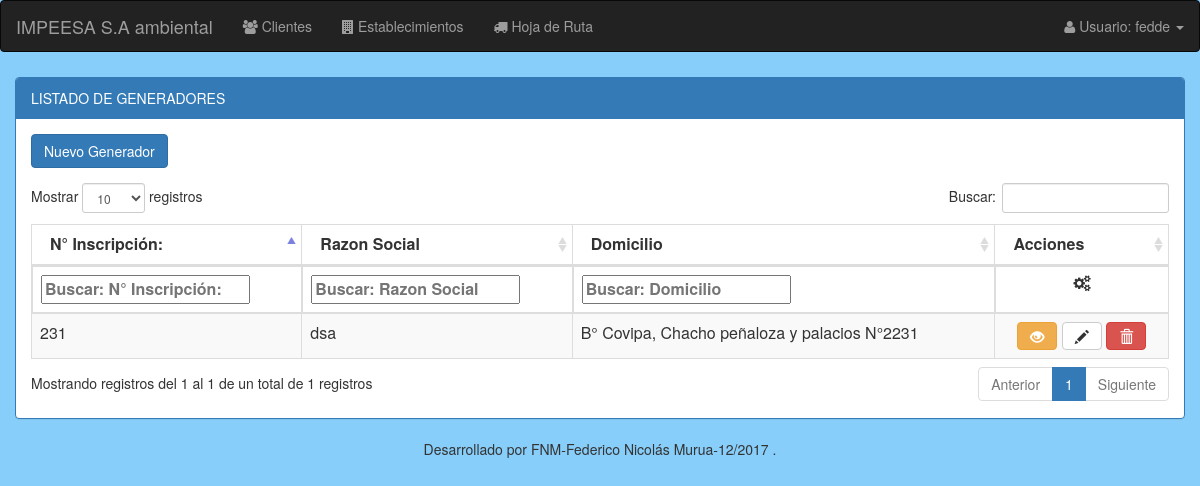
/generadores/listado_generadores/ (signed in), run on an earlier commit of the app's database.
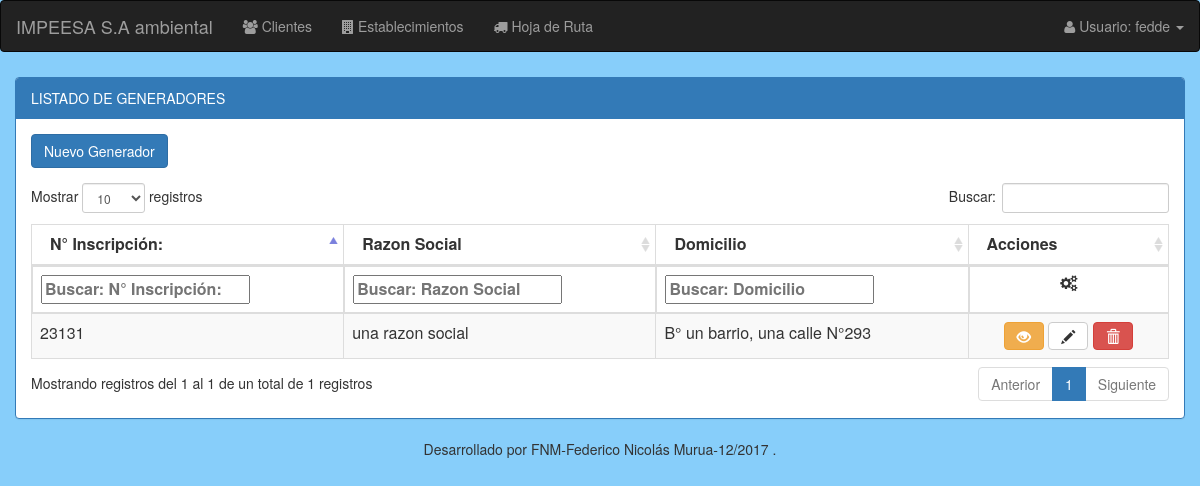
And on a later commit of the database.
### modulo_I/models.py (models this page shows, shortened)
class EstablecimientoGenerador(models.Model):
    nro_inscripcion = models.BigIntegerField(primary_key=True) # N° inscripcion registro de generadores provincia del chubut
    razon_social = models.CharField(max_length=50)
    telefono = models.CharField(max_length=50)
    email = models.EmailField(max_length=50, blank=True, null=True)
    director_responsable = models.ForeignKey('Cliente', related_name='director_responsable', on_delete=models.CASCADE)
    responsable_residuos = models.ForeignKey('Persona', related_name='responsable_residuos', on_delete=models.CASCADE)
    responsable_suplente = models.ForeignKey('Persona', related_name='responsable_suplente', on_delete=models.CASCADE)
    responsable_tecnico = models.ForeignKey('Persona', related_name='responsable_tecnico', on_delete=models.CASCADE)
    fecha_vinculo = models.DateField() #fecha deL Vinculo que se confeccionó el formulario
    fecha = models.DateField(default=now)
    observaciones_comentarios = models.TextField(max_length=200, default='', blank=True, null=True)
    caract_generales = models.ForeignKey('CaracteristicasGenerales', on_delete=models.CASCADE)
    domicilio = models.ForeignKey('Domicilio', on_delete=models.CASCADE)
    ambito_dependencia = models.ForeignKey('AmbitoDependencia', on_delete=models.CASCADE)
    via_acceso = models.ForeignKey('ViaAccesoSector', on_delete=models.CASCADE)
    tipo_actividad = MultiSelectField(choices=Actividades)
    dia_atención = MultiSelectField(choices=Dias)
    hora_atención = models.CharField(max_length=15)

class Domicilio(models.Model):
    barrio = models.CharField(max_length=50)
    calle = models.CharField(max_length=50)
    calle_entre1 = models.CharField(max_length=50, null=True, blank=True)
    calle_entre2 = models.CharField(max_length=50, null=True, blank=True)
    nro = models.IntegerField(default=1,validators=[MinValueValidator(1)])
    piso = models.IntegerField(blank=True, null=True, validators=[MinValueValidator(1)])
    dpto = models.CharField(max_length=50, blank=True, null=True)
    localidad = models.ForeignKey('Localidad', on_delete=models.CASCADE)
    comarca = models.CharField(max_length=50, blank=True, null=True)
    def __str__(self):
        return "B° %s, %s  N°%s" % (self.barrio, self.calle, self.nro)

### modulo_I/views.py (the view)
@login_required
def listado_generadores(request):
    listado_generadores = EstablecimientoGenerador.objects.all()
    return render(request, 'establecimiento/generador_listado.html', {'listado_generadores': listado_generadores})

### modulo_I/templates/establecimiento/generador_listado.html (shortened to what this page needs)
{% extends "base/base_listado.html" %}
{% load staticfiles %}
{% load staticfiles bootstrap3 %}
{% block panel-heading %}
  LISTADO DE GENERADORES
{% endblock %}
{% block btn-alta %}
  <a href="{% url 'generadores:alta_generadores' %}" class="btn btn-primary">Nuevo Generador</a>
{% endblock %}
{% block thead-tabla %}
  <thead>
  <tr>
      <th>N° Inscripción:</th>
      <th>Razon Social</th>
      <th>Domicilio</th>
      <th>Acciones</th>
  </tr>
  </thead>
{% endblock %}
{% block tfoot-tabla %}
  <tfoot >
     <tr>
       <th>N° Inscripción:</th>
       <th>Razon Social</th>
       <th>Domicilio</th>
       <th style="text-align: center;"><i class="fa fa-cogs"></i></th>
    </tr>
  </tfoot>
{% endblock %}
{% block tbody-tabla %}
  <tbody>
  {% for generador in listado_generadores %}
      <tr>
          <td> {{generador.nro_inscripcion}}</td>
          <td>{{ generador.razon_social }}</td>
          <td>{{ generador.domicilio }}</td>
          <td align="center">
             <a class="btn btn-warning" data-toggle="tooltip" title="Detalles" href="{% url 'generadores:detalle_generadores' nro_inscripcion=generador.nro_inscripcion%}"><em class="glyphicon glyphicon-eye-open"></em></a>
             <a class="btn btn-default" data-toggle="tooltip" title="Modificar" href="{% url 'generadores:modificar_generadores' nro_inscripcion=generador.nro_inscripcion%}"><em class="glyphicon glyphicon-pencil"></em></a>
             <a id="generador_id"class="btn btn-danger btn-baja"  data-generadornro="{{generador.nro_inscripcion}}" data-generadornombre="{{generador.razon_social}}" data-toggle="modal" data-target="#modal_baja" title="Eliminar"><em class="glyphicon glyphicon-trash"></em></a>
          </td>
      </tr>
  {% endfor %}
  </tbody>
{% endblock %}

### templates/base/base_listado.html (shortened to what this page needs)
{% extends "base/base.html" %}
{% load staticfiles %}
{% load staticfiles bootstrap3 %}
{% block stylesheets %}
  <link rel="stylesheet" href="{% static 'css/filtro_upHeader_tabla.css' %}"/>
  <link rel="stylesheet" href="{% static 'css/dataTables.bootstrap.css' %}"/>
{% endblock %}
{% block content %}
    <div class="container container-form" style="padding-top:5px; width:100%">
            <div class="panel panel-primary">
              <div class="panel-heading">{% block panel-heading %}{% endblock %}</div>
                <div class="panel-body">
                  <div class="container" style="width:100%">
                      <div class="row" style="padding-bottom:15px">
                        {% block btn-alta %}{% endblock %}
                      </div>
                      <div class="row">
                        <table class="table table-striped table-bordered" cellspacing="0" id="table-list">
                          {% block thead-tabla %}{% endblock %}
                          {% block tfoot-tabla %}{% endblock %}
                          {% block tbody-tabla %}{% endblock %}
                        </table>
                      </div>
                  </div>
                </div>
            </div>
      </div>
{% endblock %}

### templates/base/base.html (shortened to what this page needs)
{% load staticfiles %}
<html lang="es">
  <head>
      <link rel="stylesheet" type="text/css" href="{% static 'css/bootstrap.css' %}"/>
      <link rel="stylesheet" type="text/css" href="{% static 'css/font-awesome.min.css' %}"/>
      {% block stylesheets %}{% endblock %}
  </head>
  <body style="background:LightSkyBlue ">
      {% block no-navbar %}
          {% include 'base/nav.html' %}
      {% endblock %}
      <main role="main">
        {% block content %}{% endblock %}
        <div class="footer" align="center">
          Desarrollado por FNM-Federico Nicolás Murua-12/2017 .
        </div>
      </main>
  </body>
</html>

### templates/base/nav.html (shortened to what this page needs)
<nav class="navbar navbar-inverse">
  <div class="container-fluid">
    <div class="navbar-header">
      <a class="navbar-brand" href="#" >IMPEESA S.A ambiental</a>
    </div>
    <ul class="nav navbar-nav">
      <li><a href="{% url 'clientes:listado_clientes' %}"><i class="fa fa-group"></i> Clientes</a></li>
      <li><a href="{% url 'generadores:listado_generadores' %}"><i class="fa fa-building"></i> Establecimientos</a><li>
      <li><a href="#"><i class="fa fa-truck"></i> Hoja de Ruta</a><li>
    </ul>
    <ul class="nav navbar-nav navbar-right">
      <li class="dropdown"><a class="dropdown-toggle" data-toggle="dropdown" href="#"><i class="fa fa-user"></i> Usuario: {{user.get_username}} <span class="caret"></span></a>
      </li>
    </ul>
  </div>
</nav>

### estaticos/css/filtro_upHeader_tabla.css (style rules this page uses)
tfoot { display: table-header-group; }

What changed in the data, as far as the page shows it:
removed EstablecimientoGenerador: nro_inscripcion "231", razon_social "dsa", domicilio "B° Covipa, Chacho peñaloza y palacios N°2231"
added EstablecimientoGenerador: nro_inscripcion "23131", razon_social "una razon social", domicilio "B° un barrio, una calle N°293"
